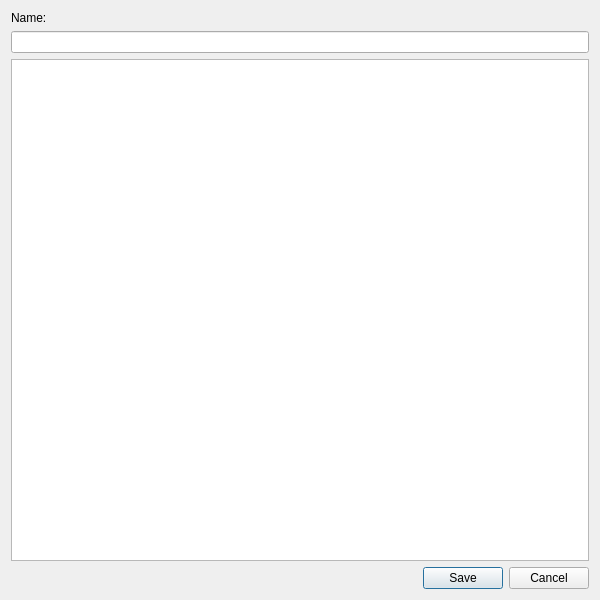
<?xml version="1.0" encoding="UTF-8"?>
<ui version="4.0">
 <class>EditReferenceFormat</class>
 <widget class="QDialog" name="EditReferenceFormat">
  <property name="geometry">
   <rect>
    <x>0</x>
    <y>0</y>
    <width>600</width>
    <height>600</height>
   </rect>
  </property>
  <property name="windowTitle">
   <string>Edit reference format</string>
  </property>
  <layout class="QVBoxLayout" name="verticalLayout">
   <item>
    <widget class="QLabel" name="label">
     <property name="text">
      <string>Name:</string>
     </property>
    </widget>
   </item>
   <item>
    <widget class="QLineEdit" name="tbName"/>
   </item>
   <item>
    <widget class="QPlainTextEdit" name="tbCode">
     <property name="font">
      <font>
       <family>Monospace</family>
       <pointsize>12</pointsize>
      </font>
     </property>
    </widget>
   </item>
   <item>
    <widget class="QDialogButtonBox" name="buttonBox">
     <property name="orientation">
      <enum>Qt::Horizontal</enum>
     </property>
     <property name="standardButtons">
      <set>QDialogButtonBox::Cancel|QDialogButtonBox::Save</set>
     </property>
    </widget>
   </item>
  </layout>
 </widget>
 <resources/>
 <connections>
  <connection>
   <sender>buttonBox</sender>
   <signal>rejected()</signal>
   <receiver>EditReferenceFormat</receiver>
   <slot>reject()</slot>
   <hints>
    <hint type="sourcelabel">
     <x>316</x>
     <y>260</y>
    </hint>
    <hint type="destinationlabel">
     <x>286</x>
     <y>274</y>
    </hint>
   </hints>
  </connection>
 </connections>
</ui>
